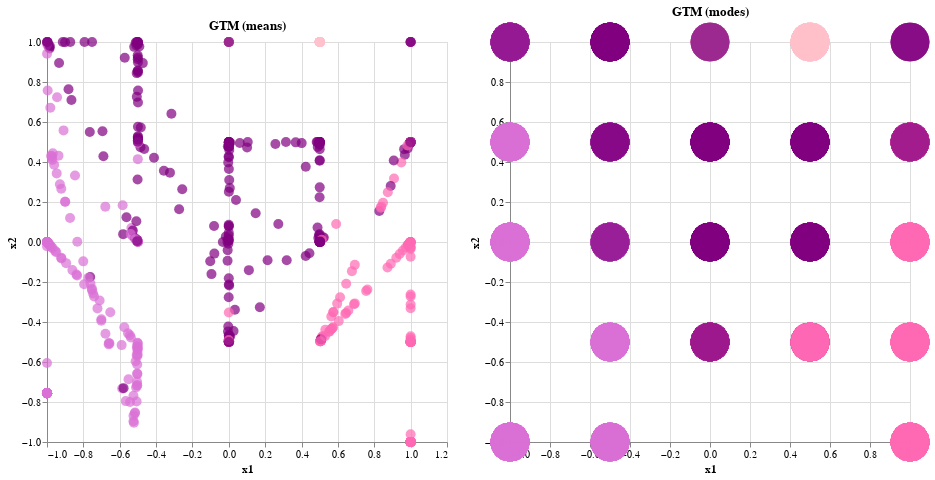

Notebook code for this chart:
### Code cell
# 두 시각화 결합
gtm_chart = gtm_means_chart | gtm_modes_chart
gtm_chart.display()

### Figure 1 — Vega-Lite specification as saved in the notebook (floating-point values rounded to 4 significant figures; data arrays with more than 128 entries replaced by an {"elided": "..."} marker saying what was removed)
{"config": {"view": {"continuousWidth": 300, "continuousHeight": 300}}, "hconcat": [{"data": {"name": "data-d3669d997604ffb4a30a5bd60e6ebde1"}, "mark": {"type": "circle"}, "encoding": {"color": {"field": "topic", "legend": null, "scale": {"domain": [-1, 0, 1, 2], "range": ["purple", "orchid", "hotpink", "pink"]}, "type": "nominal"}, "size": {"value": 100}, "tooltip": [{"field": "x1", "type": "quantitative"}, {"field": "x2", "type": "quantitative"}, {"field": "topic", "type": "nominal"}], "x": {"field": "x1", "type": "quantitative"}, "y": {"field": "x2", "type": "quantitative"}}, "height": 400, "title": "GTM (means)", "width": 400}, {"data": {"name": "data-032805a21bb3fa79f7da2e2d9ee93c3d"}, "mark": {"type": "circle"}, "encoding": {"color": {"field": "topic", "legend": null, "scale": {"domain": [-1, 0, 1, 2], "range": ["purple", "orchid", "hotpink", "pink"]}, "type": "nominal"}, "size": {"value": 1500}, "tooltip": [{"field": "x1", "type": "quantitative"}, {"field": "x2", "type": "quantitative"}, {"field": "topic", "type": "nominal"}], "x": {"field": "x1", "type": "quantitative"}, "y": {"field": "x2", "type": "quantitative"}}, "height": 400, "title": "GTM (modes)", "width": 400}], "$schema": "https://vega.github.io/schema/vega-lite/v5.17.0.json", "datasets": {"data-d3669d997604ffb4a30a5bd60e6ebde1": {"elided": "623 records"}, "data-032805a21bb3fa79f7da2e2d9ee93c3d": {"elided": "623 records"}}}
